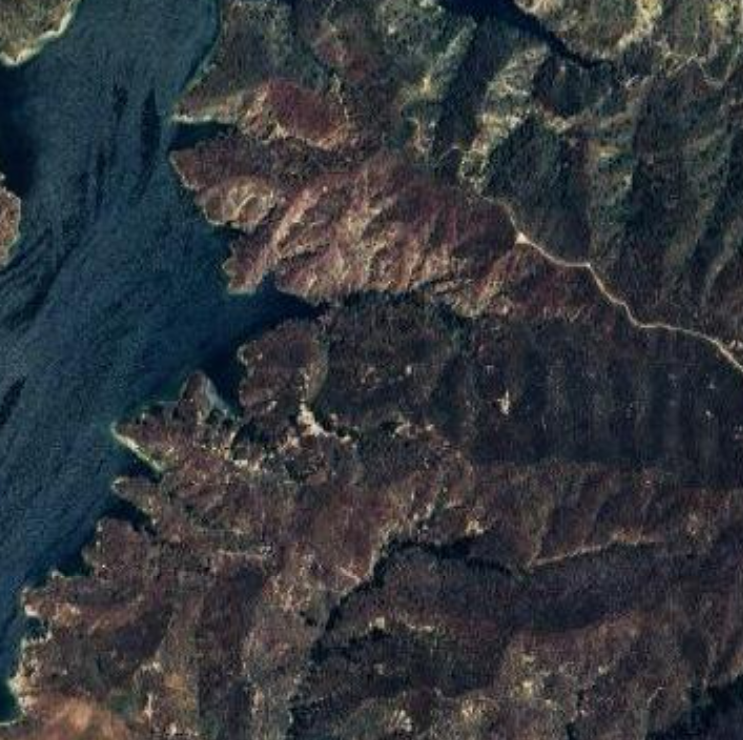
#> input picture map.png, 743 x 740 px
$ jupyter execute --allow-errors fire.ipynb
#> lines starting #> are read from the running program, lines starting #| are printed output that depends on the picture
[cell 1]
import numpy as np
import matplotlib.pyplot as plt
import random as random

def cell_distance(cell1, cell2):
  rows, cols = GRID_SIZE, GRID_SIZE
  row1, col1 = cell1
  row2, col2 = cell2

  # Handle edge cases (cells outside the grid)
  if not (0 <= row1 < rows and 0 <= col1 < cols and 0 <= row2 < rows and 0 <= col2 < cols):
    return float('inf')  # Or raise an error

  # Calculate row and column differences
  row_diff = abs(row1 - row2)
  col_diff = abs(col1 - col2)

  # Calculate distance (using Chebyshev distance for grid-like movement)
  distance = max(row_diff, col_diff)
  return distance

# Constants
GRID_SIZE = 10
ix, iy = 1, 8

color_mapping = {
    0 : (0, 0, 0),        # white, burnt square
    1 : (0, 0, 1),              # Blue, water
    2 : (0.545, 0.271, 0.075),  # Light brown, dead brush
    3 : (0.564, 0.933, 0.564),  # Light green, live brush
    4 : (255, 0, 0),            # red, active burn
    5 : (169, 169, 169)         # grey, structure
}

# 1 hour fuel load
fuel_loads = {
    0 : 0,      # white, burnt square
    1 : 0,      # Blue, water
    2 : 0.07,   # Light brown, dead brush
    3 : 0.03,   # Light green, live brush
    4 : 1.00,   # red, active burn
    5 : 0.03    # grey, structure
}

# bed depth
bed_depth = {
    0 : 0,     # white, burnt square
    1 : 0,     # Blue, water
    2 : 1,     # Light brown, dead brush
    3 : 2,     # Light green, live brush
    4 : 0,     # red, active burn, DO NOT USE THIS VALUE
    5 : 5      # grey, structure
}

# Define the grid types
ground_map = np.full((GRID_SIZE, GRID_SIZE), 2) # Default to live brush

ground_map[2,0] = 1
ground_map[3,1] = 1
ground_map[4,2] = 1
ground_map[5,3] = 1
ground_map[6,4] = 1
ground_map[7,5] = 1
ground_map[8,5] = 1
ground_map[9,5] = 1
ground_map[1,0] = 1
ground_map[2,1] = 1
ground_map[3,2] = 1
ground_map[4,3] = 1
ground_map[5,4] = 1
ground_map[6,5] = 1
ground_map[7,6] = 1
ground_map[8,6] = 1
ground_map[9,6] = 1

ground_map[1,5] = 3
ground_map[1,6] = 3
ground_map[2,6] = 3
ground_map[5,7] = 3
ground_map[6,7] = 3
ground_map[6,8] = 3
ground_map[2,3] = 3
ground_map[8,8] = 3

ground_map[5,1] = 5
ground_map[7,2] = 5
ground_map[9,3] = 5

# burn_probabilities = np.zeros((GRID_SIZE, GRID_SIZE))
burn_probabilities = np.full((GRID_SIZE, GRID_SIZE), 0.0005)
burn_counters = np.full((GRID_SIZE, GRID_SIZE), -1)
burning_squares = np.full((GRID_SIZE, GRID_SIZE), False, dtype=bool)

burning_squares[ix, iy] = True

fig, ax = plt.subplots(figsize=(6, 6))

# Create a colored grid
color_grid = np.zeros((GRID_SIZE, GRID_SIZE, 3))
for i in range(GRID_SIZE):
    for j in range(GRID_SIZE):
        color_grid[i, j] = color_mapping[ground_map[i, j]]
        # burn_probabilities[i, j] = fuel_loads[ground_map[i, j]]
        burn_counters[i, j] = bed_depth[ground_map[i, j]]

        if burning_squares[i,j] == True:
            color_grid[i,j] = color_mapping[4]
            burn_probabilities[i,j] = fuel_loads[4]

# Plot the grid
ax.imshow(color_grid, interpolation='nearest')

# Add grid lines
ax.set_xticks(np.arange(-0.5, GRID_SIZE, 1), minor=True)
ax.set_yticks(np.arange(-0.5, GRID_SIZE, 1), minor=True)
ax.grid(which="minor", color="black", linestyle='-', linewidth=0.5)

# Annotate with the number stored in each grid square
for i in range(GRID_SIZE):
    for j in range(GRID_SIZE):
        ax.text(
            j, i,
            f"{burn_probabilities[i, j]:.2f}",
            color="black",
            ha="center", va="center", fontsize=12
        )

plt.title("initial state")

directions = {
    "N": [(-1, 0), (-1, -1), (-1, 1)],
    "E": [(0, 1), (1, 1), (-1, 1)],
    "S": [(1, 0), (1, -1), (1, 1)],
    "W": [(0, -1), (1, -1), (-1, -1)],

    "SW": [(1, -1), (1, 0), (0, -1)],
    "SE": [(1, 1), (1, 0), (0, 1)],
    "NW": [(-1, -1), (-1, 0), (0, -1)],
    "NE": [(-1, 1), (-1, 0), (0, 1)]
}

adjacents = [(-1,0), (0,1), (1,0), (0,-1), (1,-1), (1,1), (-1,-1), (-1,1)]

# wind speed excess of 15 mph are high risk
# wind speed divided by 10
WIND_SPEED = 8
WIND_DIRECTION = "SE"

# relative humidity below 15%, or 0.15 is high risk for fire
# relative humidity multiplied by 10
HUMIDITY = 1.3

# temperature divided by 10
# above 90 degrees would be high risk
TEMP = 9.9

def update_burn_probabilities(ground_map, burn_probabilities, burning_squares, GRID_SIZE):

    # get change in x and y coordinates
    deltas = directions[WIND_DIRECTION]

    updated_cells = set()

    for i in range(GRID_SIZE):
        for j in range(GRID_SIZE):

            # if this square is actively burning as of end of last step
            if burning_squares[i, j]:

                # keep track of all the squares immediately adjacent to it
                adj_cells = []

                # all 8 cells immediately adjacent to the current active burning cell
                for delta in adjacents:
                    ni, nj = i + delta[0], j + delta[1]
                    if 0 <= ni < GRID_SIZE and 0 <= nj < GRID_SIZE:
                        if not burning_squares[ni, nj]:
                            adj_prob = fuel_loads[ground_map[ni, nj]]

                            # if cell is not nonburnable, water, or actively burning
                            if ground_map[ni, nj] != 0 and ground_map[ni, nj] != 1 and ground_map[ni, nj] != 4:
                                original_probability = burn_probabilities[ni, nj]

                                distance_to_burn = cell_distance((i,j), (ni,nj))

                                # combination of fuel load, relative humidity, and temperature
                                new_probability = ((fuel_loads[ground_map[ni,nj]] * (TEMP * 1.3) * (WIND_SPEED * 1.1)) / (distance_to_burn * (HUMIDITY * 1.2)))

                                # if new_probability > original_probability:
                                burn_probabilities[ni, nj] = new_probability

                                # add this adjacent cell to our list so we can do the second layer
                                adj_cells.append((ni, nj))

                for cell in adj_cells:
                    # go through each adjacent grid square to the burning square
                    for delta in deltas:
                        # get the coordinates of the adjacent square
                        ni, nj = cell[0] + delta[0], cell[1] + delta[1]
                        # check if the adjacent square is actually in the bounds of map
                        if 0 <= ni < GRID_SIZE and 0 <= nj < GRID_SIZE:
                            # if this square is not currently burning
                            if not burning_squares[ni, nj] and (ni, nj) not in adj_cells and (ni,nj) not in updated_cells:
                                # get its original burn probability
                                adj_prob = fuel_loads[ground_map[ni, nj]]

                                if ground_map[ni, nj] != 0 and ground_map[ni, nj] != 1 and ground_map[ni, nj] != 4:
                                    distance_to_burn = cell_distance((i,j), (ni,nj))
                                    new_probability = ((fuel_loads[ground_map[ni,nj]] * (TEMP * 1.3) * (WIND_SPEED)) / (distance_to_burn * (HUMIDITY * 1.1)))
                                    burn_probabilities[ni, nj] = new_probability
                                    updated_cells.add((ni, nj))

                                else:
                                    burn_probabilities[ni, nj] = min(1.0, adj_prob + burn_probabilities[ni, nj])
                                    updated_cells.add((ni, nj))

                # decrement its burn counter if it still has time to burn
                if burn_counters[i, j] > 0:
                    burn_counters[i, j] -= 1

                # otherwise, take it off the actively burning list
                else:
                    burning_squares[i, j] = False
                    ground_map[i, j] = 0
                    color_grid[i, j] = color_mapping[ground_map[i, j]]

            if ground_map[i, j] != 0 and ground_map[i, j] != 1 and ground_map[i, j] != 4:
                random_number = random.random()
                if random_number < burn_probabilities[i, j]:
                    burning_squares[i, j] = True
                    ground_map[i, j] = 4
                    color_grid[i, j] = color_mapping[ground_map[i, j]]
                    burn_probabilities[i, j] = 1

for step in range(10):
    update_burn_probabilities(ground_map, burn_probabilities, burning_squares, GRID_SIZE)

    # Plot the updated grid
    fig, ax = plt.subplots(figsize=(6, 6))

    ax.imshow(color_grid, interpolation='nearest')

    # Add grid lines
    ax.set_xticks(np.arange(-0.5, GRID_SIZE, 1), minor=True)
    ax.set_yticks(np.arange(-0.5, GRID_SIZE, 1), minor=True)
    ax.grid(which="minor", color="black", linestyle='-', linewidth=0.5)

    # Annotate with the number stored in each grid square
    for i in range(GRID_SIZE):
        for j in range(GRID_SIZE):
            ax.text(
                j, i,
                f"{burn_probabilities[i, j]:.2f}",
                color="black",
                ha="center", va="center", fontsize=12
            )

    plt.title(f'time step {step}')
    plt.show()
#> this loop made 10 passes
#> pass 1, `plt.show()`:
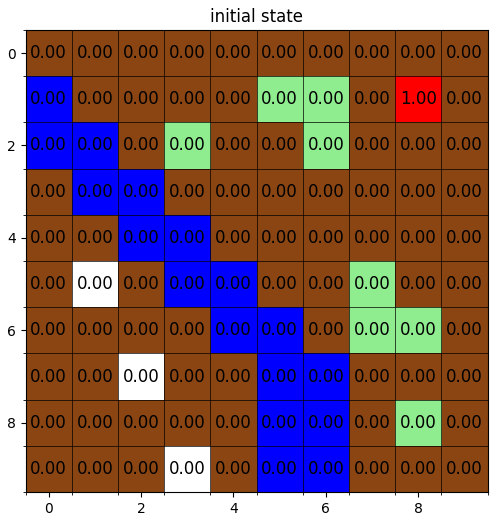
#> figure drawn by matplotlib, 1 panel
#> pass 1, `plt.show()`:
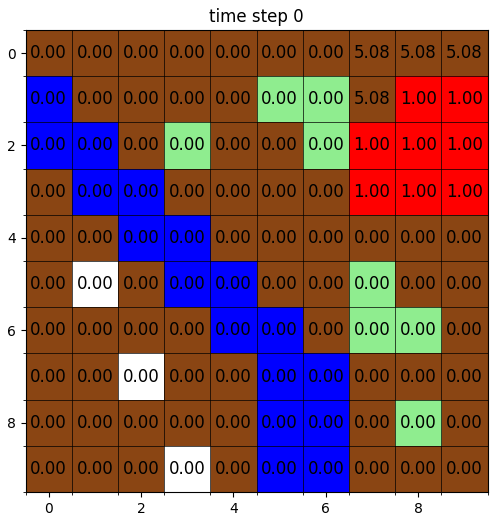
#> figure drawn by matplotlib, 1 panel
#> pass 2, `plt.show()`:
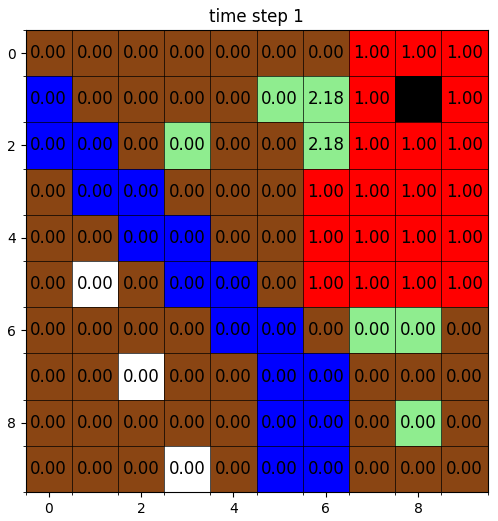
#> figure drawn by matplotlib, 1 panel

[cell 2]
from PIL import Image
from numpy import asarray

image_path = 'map.png'
image = Image.open(image_path)
#> image is the input picture: PIL image 743x740 RGBA; mean R, G, B, A 52.2, 55.8, 60.3, 255
image = image.convert('RGB')
#> image: PIL image 743x740 RGB

# Convert the image to numpy array
image_np = np.array(image)

# Define the grid size
resized_image = image.resize((GRID_SIZE, GRID_SIZE), Image.LANCZOS)

numpydata = asarray(resized_image)
# print(numpydata)
# Create a figure and axis
fig, ax = plt.subplots()

# Directly use imshow to display the image
ax.imshow(numpydata)

# Set axis limits and remove ticks
ax.set_xlim(0, numpydata.shape[1])
ax.set_ylim(0, numpydata.shape[0])
ax.set_xticks([])
ax.set_yticks([])

plt.show()
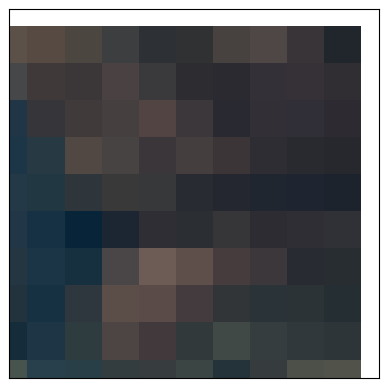
#> figure drawn by matplotlib, 1 panel

def color_distance(c1, c2):
    return np.sqrt(np.sum((np.array(c1) - np.array(c2)) ** 2))

terrain_classes = {
    (0, 0, 1): 1,               # Blue, water
    (0.545, 0.271, 0.075): 2,   # Light brown, dead brush
    (0.564, 0.933, 0.564): 3,   # Light green, live brush
    (169, 169, 169): 5,         # Grey, structure
}

terrain_classification = np.zeros((GRID_SIZE, GRID_SIZE), dtype=int)

def classify_terrain(rgb_value, terrain_classes):
  min_distance = float('inf')
  closest_terrain = None

  for terrain_color, terrain_type in terrain_classes.items():
    distance = np.linalg.norm(np.array(rgb_value) - np.array(terrain_color))
    if distance < min_distance:
      min_distance = distance
      closest_terrain = terrain_type

  return closest_terrain

for i in range(GRID_SIZE):
    for j in range(GRID_SIZE):
        pixel = image_np[i, j]

        classification = classify_terrain(pixel, terrain_classes)
        print(classification)

color_grid = np.zeros((GRID_SIZE, GRID_SIZE, 2), dtype=int)

#> (the rest of this cell did not finish here and is left out)
